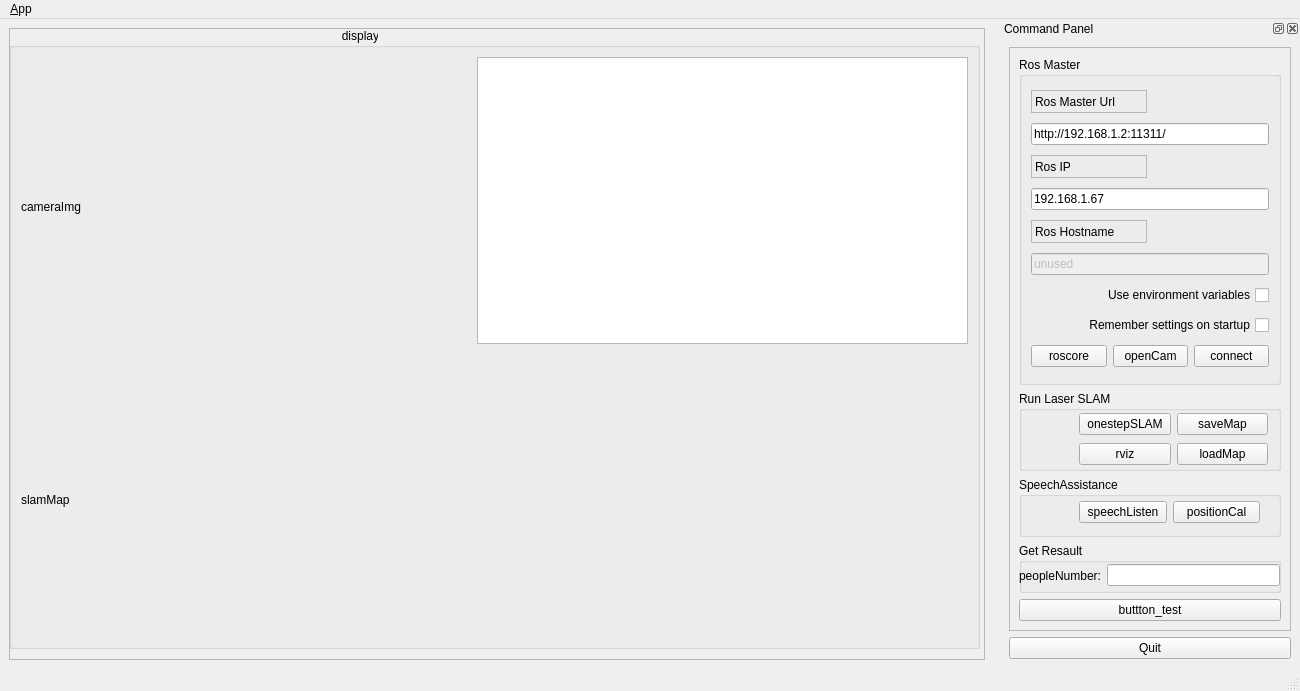
<?xml version="1.0" encoding="UTF-8"?>
<ui version="4.0">
 <class>MainWindowDesign</class>
 <widget class="QMainWindow" name="MainWindowDesign">
  <property name="windowModality">
   <enum>Qt::NonModal</enum>
  </property>
  <property name="geometry">
   <rect>
    <x>0</x>
    <y>0</y>
    <width>1300</width>
    <height>691</height>
   </rect>
  </property>
  <property name="sizePolicy">
   <sizepolicy hsizetype="Fixed" vsizetype="Fixed">
    <horstretch>0</horstretch>
    <verstretch>0</verstretch>
   </sizepolicy>
  </property>
  <property name="focusPolicy">
   <enum>Qt::TabFocus</enum>
  </property>
  <property name="contextMenuPolicy">
   <enum>Qt::DefaultContextMenu</enum>
  </property>
  <property name="windowTitle">
   <string>TravelAssistanceRobot</string>
  </property>
  <property name="windowIcon">
   <iconset resource="../resources/images.qrc">
    <normaloff>:/images/icon.png</normaloff>:/images/icon.png</iconset>
  </property>
  <property name="locale">
   <locale language="English" country="Australia"/>
  </property>
  <property name="animated">
   <bool>true</bool>
  </property>
  <widget class="QWidget" name="centralwidget">
   <layout class="QHBoxLayout">
    <item>
     <widget class="QFrame" name="frame_2">
      <property name="frameShape">
       <enum>QFrame::StyledPanel</enum>
      </property>
      <property name="frameShadow">
       <enum>QFrame::Raised</enum>
      </property>
      <widget class="QGroupBox" name="groupBox_display">
       <property name="geometry">
        <rect>
         <x>0</x>
         <y>0</y>
         <width>971</width>
         <height>621</height>
        </rect>
       </property>
       <property name="sizePolicy">
        <sizepolicy hsizetype="Fixed" vsizetype="Fixed">
         <horstretch>0</horstretch>
         <verstretch>0</verstretch>
        </sizepolicy>
       </property>
       <property name="minimumSize">
        <size>
         <width>0</width>
         <height>0</height>
        </size>
       </property>
       <property name="maximumSize">
        <size>
         <width>16777215</width>
         <height>16777215</height>
        </size>
       </property>
       <property name="title">
        <string>                                                                                                    display area</string>
       </property>
       <layout class="QGridLayout" name="gridLayout_3">
        <item row="0" column="2">
         <widget class="QListView" name="view_logging">
          <property name="sizePolicy">
           <sizepolicy hsizetype="Preferred" vsizetype="Preferred">
            <horstretch>0</horstretch>
            <verstretch>0</verstretch>
           </sizepolicy>
          </property>
         </widget>
        </item>
        <item row="1" column="1">
         <widget class="QLabel" name="label_slammap">
          <property name="minimumSize">
           <size>
            <width>450</width>
            <height>300</height>
           </size>
          </property>
          <property name="text">
           <string>slamMap</string>
          </property>
         </widget>
        </item>
        <item row="0" column="1">
         <widget class="QLabel" name="label_cameraImg">
          <property name="sizePolicy">
           <sizepolicy hsizetype="Fixed" vsizetype="Fixed">
            <horstretch>0</horstretch>
            <verstretch>0</verstretch>
           </sizepolicy>
          </property>
          <property name="minimumSize">
           <size>
            <width>450</width>
            <height>300</height>
           </size>
          </property>
          <property name="text">
           <string>cameraImg</string>
          </property>
         </widget>
        </item>
        <item row="1" column="2">
         <widget class="QWidget" name="widget_webmap" native="true"/>
        </item>
       </layout>
      </widget>
     </widget>
    </item>
   </layout>
  </widget>
  <widget class="QMenuBar" name="menubar">
   <property name="geometry">
    <rect>
     <x>0</x>
     <y>0</y>
     <width>1300</width>
     <height>20</height>
    </rect>
   </property>
   <widget class="QMenu" name="menu_File">
    <property name="title">
     <string>&amp;App</string>
    </property>
    <addaction name="action_Preferences"/>
    <addaction name="separator"/>
    <addaction name="actionAbout"/>
    <addaction name="actionAbout_Qt"/>
    <addaction name="separator"/>
    <addaction name="action_Quit"/>
   </widget>
   <addaction name="menu_File"/>
  </widget>
  <widget class="QStatusBar" name="statusbar"/>
  <widget class="QDockWidget" name="dock_status">
   <property name="sizePolicy">
    <sizepolicy hsizetype="Minimum" vsizetype="Preferred">
     <horstretch>0</horstretch>
     <verstretch>0</verstretch>
    </sizepolicy>
   </property>
   <property name="minimumSize">
    <size>
     <width>300</width>
     <height>617</height>
    </size>
   </property>
   <property name="maximumSize">
    <size>
     <width>300</width>
     <height>649</height>
    </size>
   </property>
   <property name="allowedAreas">
    <set>Qt::RightDockWidgetArea</set>
   </property>
   <property name="windowTitle">
    <string>Command Panel</string>
   </property>
   <attribute name="dockWidgetArea">
    <number>2</number>
   </attribute>
   <widget class="QWidget" name="dockWidgetContents_2">
    <layout class="QVBoxLayout" name="verticalLayout">
     <item>
      <widget class="QFrame" name="frame">
       <property name="sizePolicy">
        <sizepolicy hsizetype="Minimum" vsizetype="Preferred">
         <horstretch>0</horstretch>
         <verstretch>0</verstretch>
        </sizepolicy>
       </property>
       <property name="frameShape">
        <enum>QFrame::StyledPanel</enum>
       </property>
       <property name="frameShadow">
        <enum>QFrame::Raised</enum>
       </property>
       <layout class="QVBoxLayout" name="verticalLayout_3">
        <item>
         <widget class="QGroupBox" name="groupBox">
          <property name="enabled">
           <bool>true</bool>
          </property>
          <property name="title">
           <string>Ros Master</string>
          </property>
          <layout class="QGridLayout" name="gridLayout">
           <item row="7" column="0" colspan="2">
            <widget class="QCheckBox" name="checkbox_remember_settings">
             <property name="layoutDirection">
              <enum>Qt::RightToLeft</enum>
             </property>
             <property name="text">
              <string>Remember settings on startup</string>
             </property>
            </widget>
           </item>
           <item row="5" column="0" colspan="2">
            <widget class="QLineEdit" name="line_edit_topic">
             <property name="enabled">
              <bool>false</bool>
             </property>
             <property name="text">
              <string>unused</string>
             </property>
            </widget>
           </item>
           <item row="6" column="0" colspan="2">
            <widget class="QCheckBox" name="checkbox_use_environment">
             <property name="layoutDirection">
              <enum>Qt::RightToLeft</enum>
             </property>
             <property name="text">
              <string>Use environment variables</string>
             </property>
            </widget>
           </item>
           <item row="4" column="0">
            <widget class="QLabel" name="label_3">
             <property name="maximumSize">
              <size>
               <width>16777215</width>
               <height>23</height>
              </size>
             </property>
             <property name="frameShape">
              <enum>QFrame::StyledPanel</enum>
             </property>
             <property name="frameShadow">
              <enum>QFrame::Raised</enum>
             </property>
             <property name="text">
              <string>Ros Hostname</string>
             </property>
            </widget>
           </item>
           <item row="2" column="0">
            <widget class="QLabel" name="label_2">
             <property name="maximumSize">
              <size>
               <width>1000000</width>
               <height>23</height>
              </size>
             </property>
             <property name="frameShape">
              <enum>QFrame::StyledPanel</enum>
             </property>
             <property name="frameShadow">
              <enum>QFrame::Raised</enum>
             </property>
             <property name="text">
              <string>Ros IP</string>
             </property>
            </widget>
           </item>
           <item row="1" column="0" colspan="2">
            <widget class="QLineEdit" name="line_edit_master">
             <property name="text">
              <string>http://192.168.1.2:11311/</string>
             </property>
            </widget>
           </item>
           <item row="9" column="0" colspan="2">
            <layout class="QHBoxLayout" name="horizontalLayout_5">
             <item>
              <widget class="QPushButton" name="button_roscore">
               <property name="sizePolicy">
                <sizepolicy hsizetype="Fixed" vsizetype="Fixed">
                 <horstretch>0</horstretch>
                 <verstretch>0</verstretch>
                </sizepolicy>
               </property>
               <property name="text">
                <string>roscore</string>
               </property>
              </widget>
             </item>
             <item>
              <widget class="QPushButton" name="button_openCam">
               <property name="text">
                <string>openCam</string>
               </property>
              </widget>
             </item>
             <item>
              <widget class="QPushButton" name="button_connect">
               <property name="enabled">
                <bool>true</bool>
               </property>
               <property name="sizePolicy">
                <sizepolicy hsizetype="Fixed" vsizetype="Fixed">
                 <horstretch>0</horstretch>
                 <verstretch>0</verstretch>
                </sizepolicy>
               </property>
               <property name="toolTip">
                <string>Set the target to the current joint trajectory state.</string>
               </property>
               <property name="statusTip">
                <string>Clear all waypoints and set the target to the current joint trajectory state.</string>
               </property>
               <property name="text">
                <string>connect</string>
               </property>
              </widget>
             </item>
            </layout>
           </item>
           <item row="0" column="0">
            <widget class="QLabel" name="label">
             <property name="maximumSize">
              <size>
               <width>16777215</width>
               <height>23</height>
              </size>
             </property>
             <property name="frameShape">
              <enum>QFrame::StyledPanel</enum>
             </property>
             <property name="frameShadow">
              <enum>QFrame::Raised</enum>
             </property>
             <property name="text">
              <string>Ros Master Url</string>
             </property>
            </widget>
           </item>
           <item row="3" column="0" colspan="2">
            <widget class="QLineEdit" name="line_edit_host">
             <property name="text">
              <string>192.168.1.67</string>
             </property>
            </widget>
           </item>
          </layout>
         </widget>
        </item>
        <item>
         <widget class="QGroupBox" name="groupBox_2">
          <property name="maximumSize">
           <size>
            <width>287</width>
            <height>80</height>
           </size>
          </property>
          <property name="title">
           <string>Run Laser SLAM</string>
          </property>
          <widget class="QWidget" name="layoutWidget">
           <property name="geometry">
            <rect>
             <x>60</x>
             <y>20</y>
             <width>189</width>
             <height>58</height>
            </rect>
           </property>
           <layout class="QVBoxLayout" name="verticalLayout_2">
            <item>
             <layout class="QHBoxLayout" name="horizontalLayout">
              <item>
               <widget class="QPushButton" name="button_onestep">
                <property name="text">
                 <string>onestepSLAM</string>
                </property>
               </widget>
              </item>
              <item>
               <widget class="QPushButton" name="button_saveMap">
                <property name="text">
                 <string>saveMap</string>
                </property>
               </widget>
              </item>
             </layout>
            </item>
            <item>
             <layout class="QHBoxLayout" name="horizontalLayout_2">
              <item>
               <widget class="QPushButton" name="button_rviz">
                <property name="text">
                 <string>rviz</string>
                </property>
               </widget>
              </item>
              <item>
               <widget class="QPushButton" name="button_loadMap">
                <property name="text">
                 <string>loadMap</string>
                </property>
               </widget>
              </item>
             </layout>
            </item>
           </layout>
          </widget>
         </widget>
        </item>
        <item>
         <widget class="QGroupBox" name="groupBox_4">
          <property name="maximumSize">
           <size>
            <width>287</width>
            <height>60</height>
           </size>
          </property>
          <property name="title">
           <string>SpeechAssistance</string>
          </property>
          <widget class="QWidget" name="horizontalLayoutWidget_4">
           <property name="geometry">
            <rect>
             <x>60</x>
             <y>20</y>
             <width>181</width>
             <height>31</height>
            </rect>
           </property>
           <layout class="QHBoxLayout" name="horizontalLayout_4">
            <item>
             <widget class="QPushButton" name="button_speechListen">
              <property name="text">
               <string>speechListen</string>
              </property>
             </widget>
            </item>
            <item>
             <widget class="QPushButton" name="button_positionCal">
              <property name="text">
               <string>positionCal</string>
              </property>
             </widget>
            </item>
           </layout>
          </widget>
         </widget>
        </item>
        <item>
         <widget class="QGroupBox" name="groupBox_3">
          <property name="maximumSize">
           <size>
            <width>100287</width>
            <height>50</height>
           </size>
          </property>
          <property name="title">
           <string>Get Resault</string>
          </property>
          <widget class="QWidget" name="horizontalLayoutWidget_3">
           <property name="geometry">
            <rect>
             <x>0</x>
             <y>20</y>
             <width>261</width>
             <height>25</height>
            </rect>
           </property>
           <layout class="QHBoxLayout" name="horizontalLayout_3">
            <item>
             <widget class="QLabel" name="label_4">
              <property name="text">
               <string>peopleNumber:</string>
              </property>
             </widget>
            </item>
            <item>
             <widget class="QLineEdit" name="line_edit_mcnn"/>
            </item>
           </layout>
          </widget>
         </widget>
        </item>
        <item>
         <widget class="QPushButton" name="button_test">
          <property name="text">
           <string>buttton_test</string>
          </property>
         </widget>
        </item>
       </layout>
      </widget>
     </item>
     <item>
      <widget class="QPushButton" name="quit_button">
       <property name="sizePolicy">
        <sizepolicy hsizetype="MinimumExpanding" vsizetype="Fixed">
         <horstretch>0</horstretch>
         <verstretch>0</verstretch>
        </sizepolicy>
       </property>
       <property name="text">
        <string>Quit</string>
       </property>
      </widget>
     </item>
    </layout>
   </widget>
  </widget>
  <action name="action_Quit">
   <property name="text">
    <string>&amp;Quit</string>
   </property>
   <property name="shortcut">
    <string>Ctrl+Q</string>
   </property>
   <property name="shortcutContext">
    <enum>Qt::ApplicationShortcut</enum>
   </property>
  </action>
  <action name="action_Preferences">
   <property name="text">
    <string>&amp;Preferences</string>
   </property>
  </action>
  <action name="actionAbout">
   <property name="text">
    <string>&amp;About</string>
   </property>
  </action>
  <action name="actionAbout_Qt">
   <property name="text">
    <string>About &amp;Qt</string>
   </property>
  </action>
 </widget>
 <resources>
  <include location="../resources/images.qrc"/>
 </resources>
 <connections>
  <connection>
   <sender>action_Quit</sender>
   <signal>triggered()</signal>
   <receiver>MainWindowDesign</receiver>
   <slot>close()</slot>
   <hints>
    <hint type="sourcelabel">
     <x>-1</x>
     <y>-1</y>
    </hint>
    <hint type="destinationlabel">
     <x>399</x>
     <y>299</y>
    </hint>
   </hints>
  </connection>
  <connection>
   <sender>quit_button</sender>
   <signal>clicked()</signal>
   <receiver>MainWindowDesign</receiver>
   <slot>close()</slot>
   <hints>
    <hint type="sourcelabel">
     <x>859</x>
     <y>552</y>
    </hint>
    <hint type="destinationlabel">
     <x>469</x>
     <y>299</y>
    </hint>
   </hints>
  </connection>
 </connections>
</ui>
